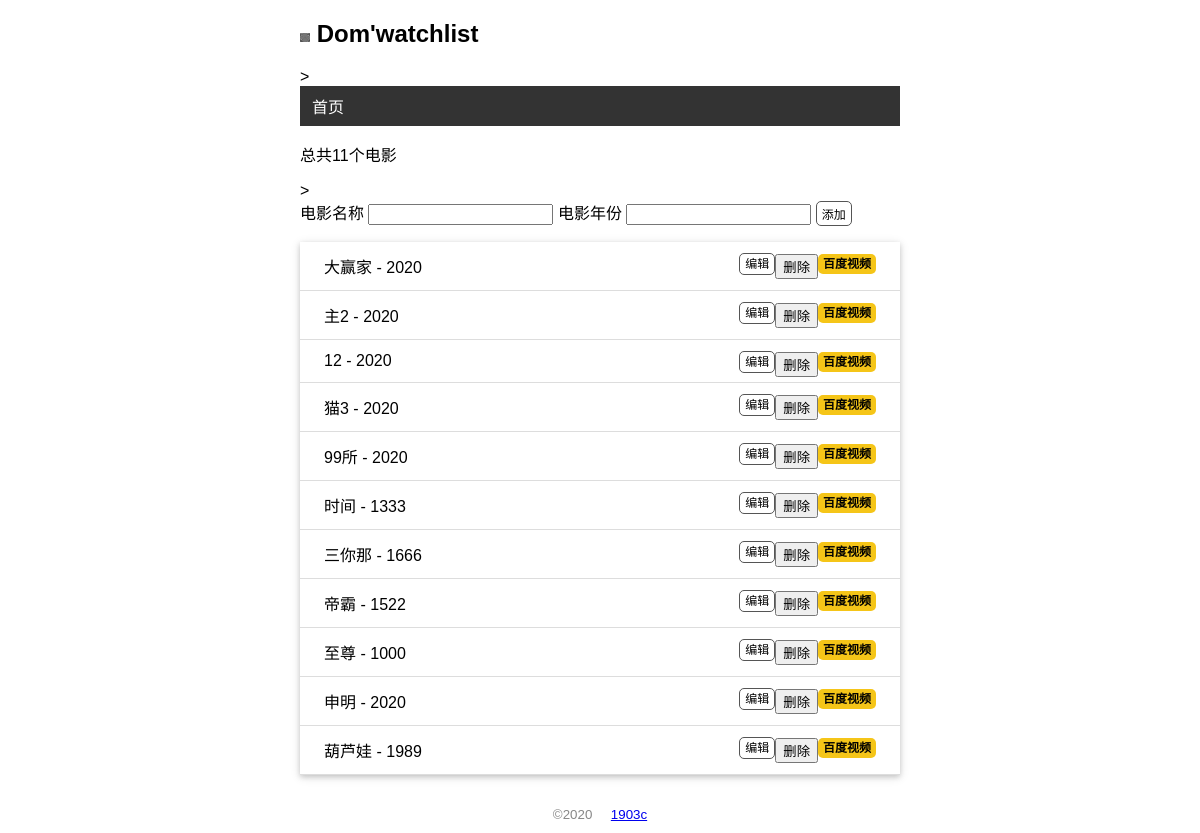
Before: / with the older database file.
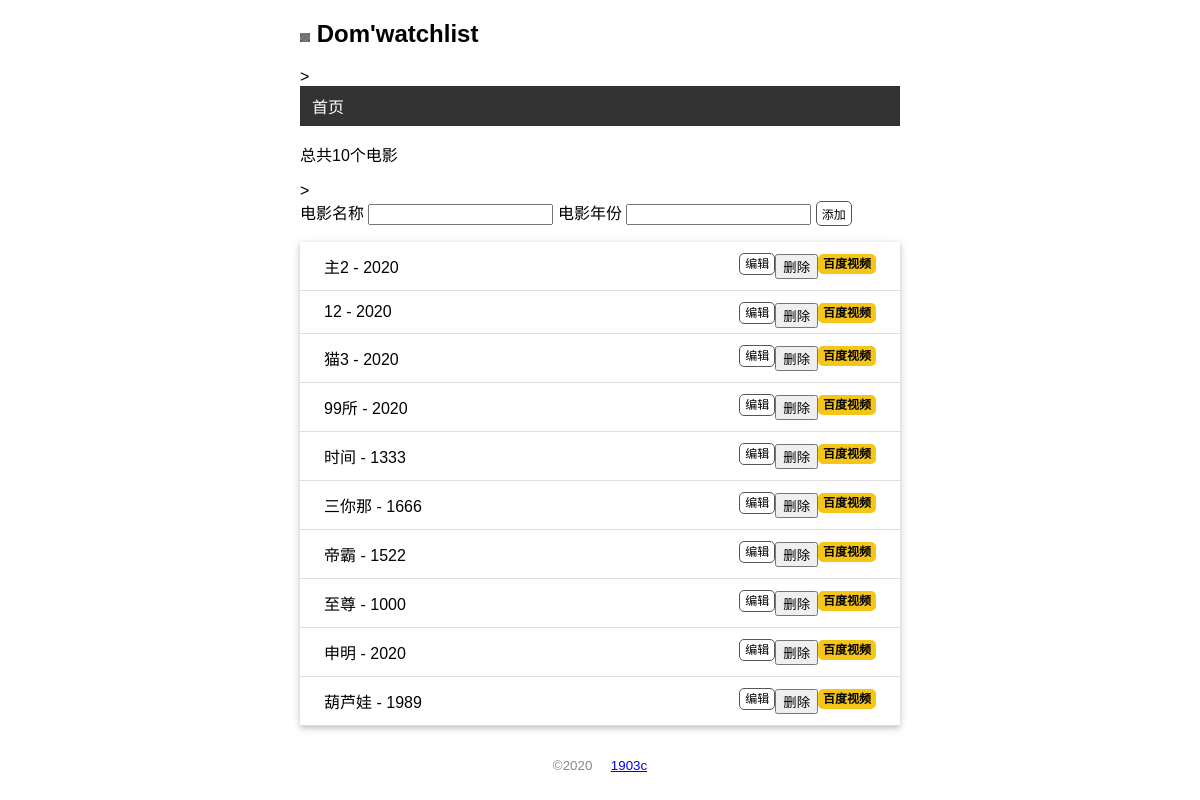
After: the same page with the newer database file.
### app.py (models this page shows)
class User(db.Model):
    id = db.Column(db.Integer,primary_key=True)
    name = db.Column(db.String(20))

class Movie(db.Model):
     id = db.Column(db.Integer,primary_key=True)
     title = db.Column(db.String(60))
     year = db.Column(db.String(4))

### app.py (the view, shortened to what this page needs)
@app.route('/',methods=['GET','POST'])
def index():
    movies = Movie.query.all()  # 读取所有得电影记录
    return render_template('index.html',movies=movies)

### app.py (called while the page is built)
@app.context_processor
def common_user():
    user = User.query.first()
    return dict(user=user)

### templates/index.html
{% extends 'base.html' %}
{% block content %}
<p>总共{{ movies|length }}个电影</p>
>
<form action="" method="POST">
    电影名称 <input type="text" name='title' required autocapitalize="off">
    电影年份 <input type="text" name='year' required autocapitalize="off">
    <input class='btn' type="submit" value="添加">
</form>
<ul class='movie-list'>
    {% for movie in movies %}
    <li>
        {{movie.title}} - {{movie.year}}
        <span class='float-right'>
            <a class='baidu' href="http://v.baidu.com/v?word={{ movie.title }}&ct=301989888&rn=67&pn=0&db=0&s=0&fbl=800&ie=utf-8&oq={{movie.title}}&f=3&rsp=0" target="_blank">百度视频</a>
        </span>
        <span class='float-right'>
            <form action="{{url_for('delete',movie_id=movie.id)}}" method="POST">
                <input type="submit" name='delete' value="删除" onclick="return confirm('Are you sure?')">
            </form>
        </span>
        <span class='float-right'>
            <a class='btn' href="{{ url_for('edit',movie_id=movie.id)  }}">编辑</a>
        </span>
    </li>
    {% endfor %}
</ul>
{% endblock%}

### templates/base.html (shortened to what this page needs)
<!DOCTYPE html>
<html lang="zh">
<head>
    {% block head %}
    <link rel="stylesheet" href="{{ url_for('static',filename='css/style.css')}}">
    {% endblock %}
</head>
<body>
    <h2>
        <img src="{{ url_for('static',filename='images/0.jpg')}}" alt="头像" class="ac">
        {{ user.name }}'watchlist
    </h2>
    >
    <nav>
        <ul>
            <li>
                <a href="{{ url_for('index')}}"> 首页</a>
            </li>
        </ul>
    </nav>
    {% block content %}
    {% endblock%}
    <footer>
        <small>&copy;2020 &nbsp;&nbsp;&nbsp; <a href="#">1903c</a></small>
    </footer>
</body>
</html>

### static/css/style.css (style rules this page uses)
body { margin: 0 auto; max-width: 600px; font-size: 16px; font-family: Arial, Helvetica, sans-serif; }
footer { color:#888; margin-top: 20px; text-align: center; padding: 10px; }
.ac { width: 10px; }
.movie-list { list-style-type: none; padding: 0; margin-bottom: 10px; box-shadow: 0 2px 5px 0 rgba(0, 0, 0, 0.16),0 2px 10px 0 rgba(0, 0, 0, 0.12); }
.movie-list li { padding: 12px 24px; border-bottom: 1px solid #dddddd; }
nav ul { list-style-type: none; margin: 0; padding: 0; overflow: hidden; background-color: #333333; }
nav li { float: left; }
nav li a { display: block; color: white; text-align: center; padding: 8px 12px; text-decoration:none; }
.float-right { float: right; }
.baidu { font-size: 12px; font-weight: bold; color: black; text-decoration: none; background: #f5c518; border-radius: 5px; padding: 3px 5px; }
.btn { font-size: 12px; padding: 3px 5px; text-decoration: none; cursor: pointer; background-color: white; color: black; border: 1px solid #555555; border-radius: 5px; }

Changed rows visible on the page:
removed Movie: title "大赢家", year "2020"
Other visible differences:
{{ movies|length }}: "11" → "10"
